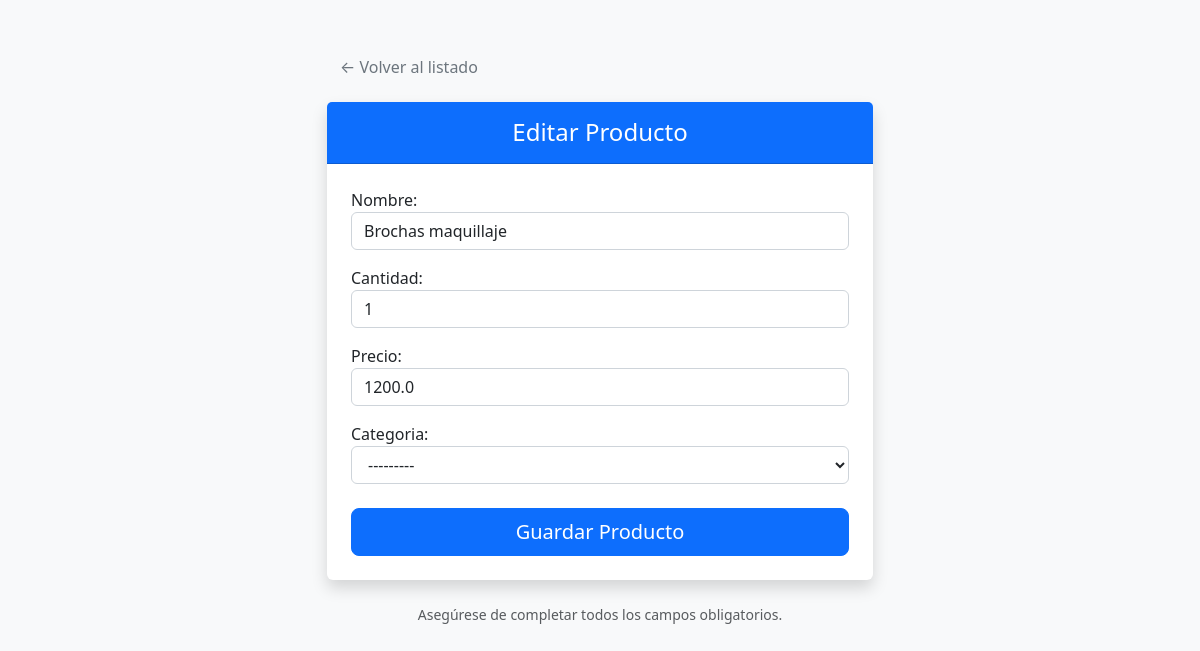
/stock/productos/editar/1/, run on the app's committed database.
### stock/models.py (models this page shows, shortened)
class Producto(models.Model):
    nombre = models.CharField(max_length=100)
    cantidad = models.IntegerField()
    precio = models.FloatField()
    categoria = models.ForeignKey(Categoria, on_delete=models.CASCADE, related_name='productos', null=True, blank=True)

class Categoria(models.Model):
    nombre = models.CharField(max_length=100)
    def __str__(self):
        return self.nombre

### stock/views.py (the view)
# urls.py: path('productos/editar/<int:id>/', views.editar_producto, name='editar_producto'),
def editar_producto(request, id):
    producto = get_object_or_404(Producto, id=id)
    if request.method == 'POST':
        form = ProductoForm(request.POST, instance=producto)
        if form.is_valid():
            form.save()
            return redirect('lista_productos')
    else:
        form = ProductoForm(instance=producto)
    return render(request, 'stock/form_producto.html', {'form': form, 'titulo': 'Editar Producto'})

### stock/forms.py
class ProductoForm(forms.ModelForm):
    class Meta:
        model = Producto
        fields = ['nombre', 'cantidad', 'precio', 'categoria']

### stock/templates/stock/form_producto.html (shortened to what this page needs)
<!DOCTYPE html>
<html lang="es">
<head>
    <link href="https://cdn.jsdelivr.net/npm/bootstrap@5.3.0/dist/css/bootstrap.min.css" rel="stylesheet">
</head>
<body>
<div class="container mt-5">
    <div class="row justify-content-center">
        <div class="col-md-6">
            <a href="{% url 'lista_productos' %}" class="btn btn-link text-decoration-none mb-3 text-secondary">
                ← Volver al listado
            </a>
            <div class="card shadow border-0">
                <div class="card-header bg-primary text-white py-3">
                    <h4 class="mb-0 text-center">{{ titulo }}</h4>
                </div>
                <div class="card-body p-4">
                    <form method="post">
                        <div class="form-group">
                            {{ form.as_p }}
                        </div>
                        <div class="d-grid gap-2 mt-4">
                            <button type="submit" class="btn btn-primary btn-lg">
                                Guardar Producto
                            </button>
                        </div>
                    </form>
                </div>
            </div>
            <p class="text-center text-muted mt-4 small">
                Asegúrese de completar todos los campos obligatorios.
            </p>
        </div>
    </div>
</div>
</body>
</html>

### stock/templates/stock/form_producto.html (style rules this page uses)
body { background-color: #f8f9fa; }
input, select, textarea { display: block; width: 100%; padding: 0.375rem 0.75rem; font-size: 1rem; font-weight: 400; line-height: 1.5; color: #212529; background-color: #fff; background-clip: padding-box; border: 1px solid #ced4da; border-radius: 0.375rem; transition: border-color .15s ease-in-out,box-shadow .15s ease-in-out; margin-bottom: 1rem; }

### data on the page
Producto: nombre "Brochas maquillaje", cantidad "1", precio "1200.0", categoria "---------"

### other printed values
{{ titulo }} "Editar Producto"
